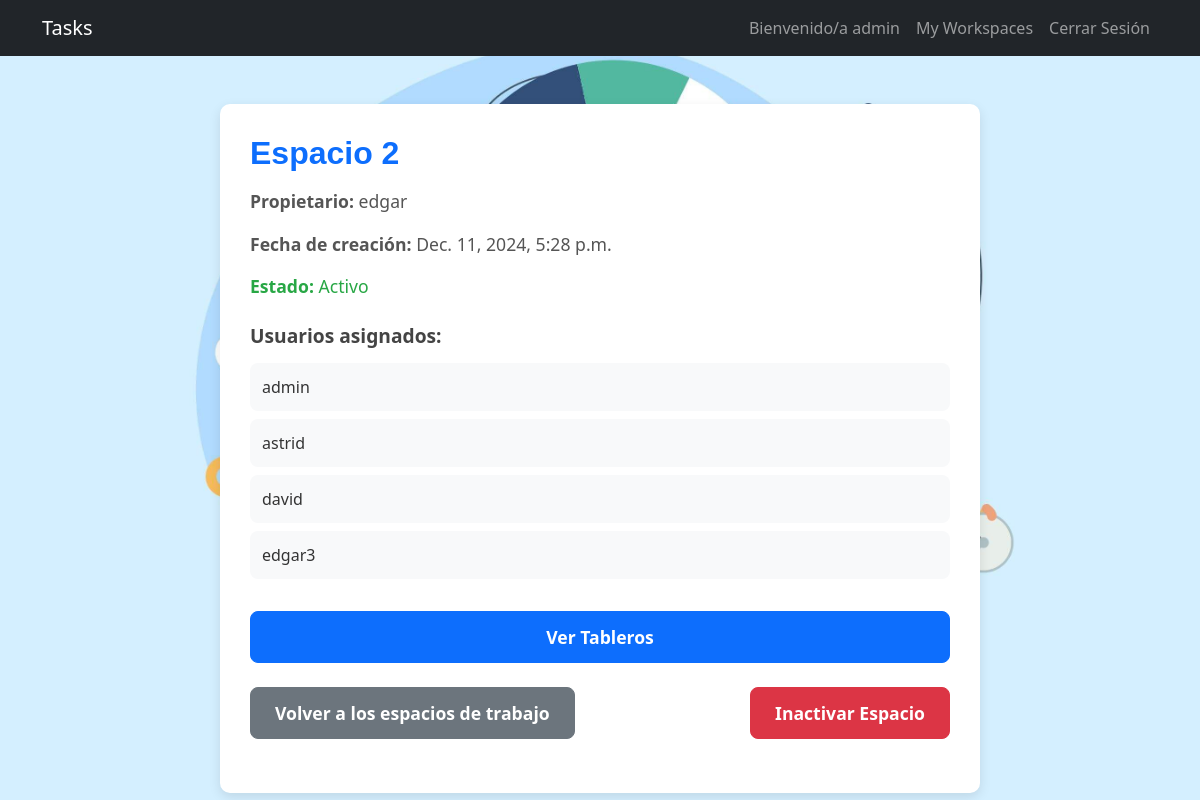
Screenshot of /espacio_trabajo/2/ (signed in) with the database file from the repository.
### espacios_trabajo/models.py (models this page shows, shortened)
class EspacioTrabajo(models.Model):
    nombre = models.CharField(max_length=100)
    propietario = models.ForeignKey(User, on_delete=models.CASCADE, related_name='espacios_propios')
    usuarios = models.ManyToManyField(User, related_name='espacios_asignados')
    activo = models.BooleanField(default=True)
    fecha_creacion = models.DateTimeField(auto_now_add=True)

### espacios_trabajo/views.py (the view)
# urls.py: path('<int:espacio_id>/', views.detalle_espacio, name='detalle_espacio'),
@login_required
def detalle_espacio(request, espacio_id):
    espacio = get_object_or_404(EspacioTrabajo, id=espacio_id, usuarios=request.user)
    return render(request, 'espacios_trabajo/detalle_espacio.html', {'espacio': espacio})

### espacios_trabajo/templates/espacios_trabajo/detalle_espacio.html (shortened to what this page needs)
{% extends 'base.html' %}
{% block content %}
<div class="container mt-5">
    <div class="row">
        <div class="col-md-8 mx-auto">
            <div class="d-flex align-items-center justify-content-between mb-3">
                <h2 class="text-primary mb-0" style="font-family: 'Arial', sans-serif; font-weight: bold; text-align: left;">
                    {{ espacio.nombre }}
                </h2>
            </div>
            <div class="mb-4" style="font-size: 1.1rem; color: #555;">
                <p><strong>Propietario:</strong> {{ espacio.propietario.username }}</p>
                <p><strong>Fecha de creación:</strong> {{ espacio.fecha_creacion }}</p>
                <p style="color: {% if espacio.activo %}#28a745{% else %}#dc3545{% endif %};"><strong>Estado:</strong> {% if espacio.activo %}Activo{% else %}Inactivo{% endif %}</p>
            </div>
            <h3 class="mb-3" style="font-size: 1.2rem; font-weight: bold; color: #444;">Usuarios asignados:</h3>
            <ul class="list-group mb-4">
                {% for usuario in espacio.usuarios.all %}
                    {% if usuario != espacio.propietario %}
                        <li class="list-group-item border-0 mb-2" style="background-color: #f8f9fa; border-radius: 8px; font-size: 1rem; padding: 12px; color: #333;">{{ usuario.username }}</li>
                    {% endif %}
                {% endfor %}
            </ul>
            <div class="d-flex flex-column gap-3 mt-4">
                <a href="{% url 'listar_tableros' espacio.id %}" class="btn btn-primary btn-lg">Ver Tableros</a>
            </div>
            <div class="d-flex justify-content-between mt-4 mb-4">
                <a href="{% url 'espacio_trabajo' %}" class="btn btn-secondary btn-lg">Volver a los espacios de trabajo</a>
                <a href="{% url 'cambiar_estado_espacio' espacio.id %}" class="btn btn-{% if espacio.activo %}danger{% else %}success{% endif %} btn-lg">
                    {% if espacio.activo %}Inactivar{% else %}Activar{% endif %} Espacio
                </a>
            </div>
        </div>
    </div>
</div>
{% endblock %}

### templates/_navbar.html (shortened to what this page needs)
<nav class="navbar navbar-expand-lg navbar-dark bg-dark">
    <div class="container">
        <a class="navbar-brand" href="{% url 'home' %}">Tasks</a>
        <div class="collapse navbar-collapse" id="navbarNav">
            <ul class="navbar-nav ms-auto">
                {% if user.is_authenticated %}
                <li class="nav-item">
                    <a class="nav-link" href="#">Bienvenido/a {{ user.username }}</a>
                </li>
                    <a class="nav-link " href="{% url 'espacio_trabajo' %}">My Workspaces</a>
                <li class="nav-item">
                    <a class="nav-link " href="{% url 'signout' %}">Cerrar Sesión</a>
                </li>
                {% endif %}
            </ul>
        </div>
    </div>
</nav>

### espacios_trabajo/templates/espacios_trabajo/detalle_espacio.html (style rules this page uses)
.container .row { margin-top: 40px; }
.container .col-md-8 { background-color: #ffffff; padding: 30px; border-radius: 10px; box-shadow: 0 4px 12px rgba(0, 0, 0, 0.1); }
.container h2, .container h3 { font-weight: 600; }
.container .btn { border-radius: 8px; padding: 12px 24px; font-size: 1.1rem; font-weight: 600; transition: all 0.3s ease; }
.container .list-group-item { transition: all 0.3s ease; }
.container p { color: #555; }

### rows the page displays
EspacioTrabajo: nombre "Espacio 2", propietario.username "edgar", fecha_creacion "Dec. 11, 2024, 5:28 p.m."

### other values shown
{{ user.username }} "admin"
{{ usuario.username }} "admin"
{{ usuario.username }} "astrid"
{{ usuario.username }} "david"
{{ usuario.username }} "edgar3"
